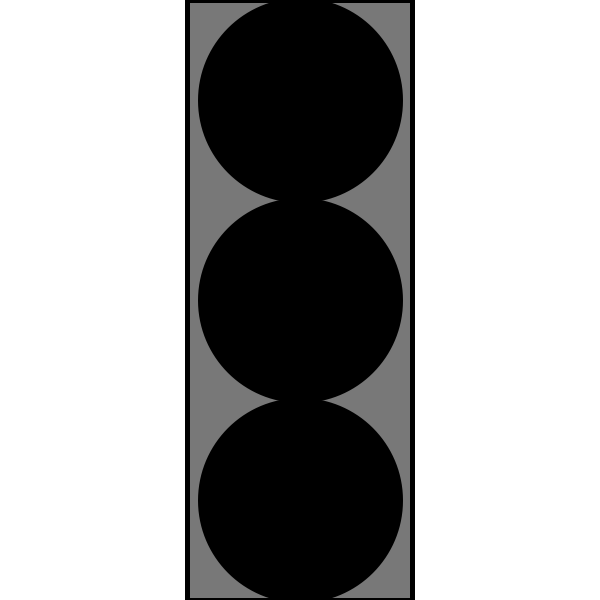
Frame 1 (no input)
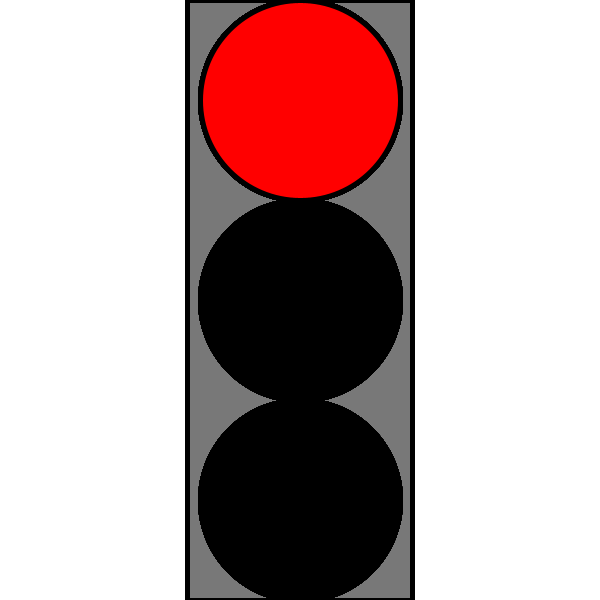
Frame 60 (the mouse pressed at the canvas centre just before this capture)
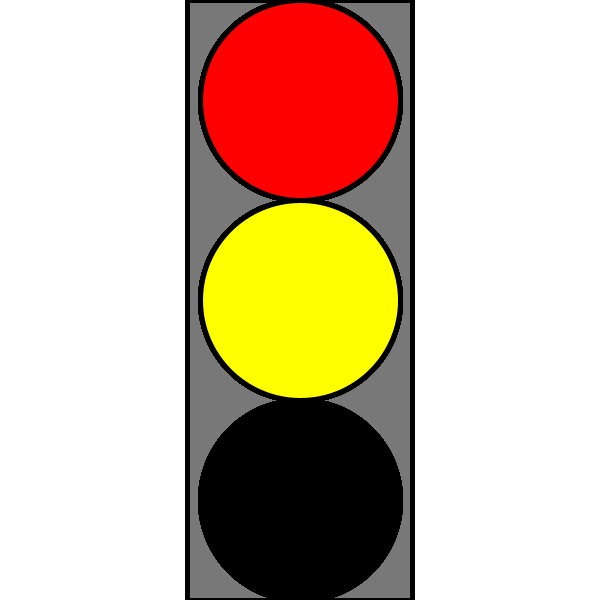
Frame 120 (the mouse held since frame 60 and released just before this capture)

The Processing sketch that drew these frames (run headless with seeded random() and noise(); from frame 60 on, the mouse is pressed at the canvas centre):

// Processing sketch: TaskSix
// ── TaskSix.pde
boolean red;
boolean yellow;
boolean green;
int redColorR;
int yellowColorR;
int yellowColorG;
int greenColorG;

void setup() {
  size(600,600);
  background(255);
  rectMode(CENTER);
  fill(120);
  strokeWeight(5);
  rect(width/2,height/2,width/8*3,height);
  red = true;
}

void draw() {
  frameRate(50);
  ellipseMode(CENTER);
  fill(redColorR,0,0);
  ellipse(width/2,height/6,width/3,height/3);
  fill(yellowColorR,yellowColorG,0);
  ellipse(width/2,height/6*3,width/3,height/3);
  fill(0,greenColorG,0);
  ellipse(width/2,height/6*5,width/3,height/3);
  
  switch(frameCount%400) {
    case 0:
      red = true;
      yellow = false;
      break;
    case 100:
      yellow = true;
      break;
    case 200:
      red = false;
      yellow = false;
      green = true;
      break;
    case 300:
      green = false;
      yellow = true;
  }
  
  if (green) {
    greenColorG = 255; }
  else if (!green) {
    greenColorG = 0; }
    
  if (red) {
    redColorR = 255; }
  else if (!red) {
    redColorR = 0; }
    
  if (yellow) {
    yellowColorR = 255;
    yellowColorG = 255; }
  else if (!yellow) {
    yellowColorR = 0;
    yellowColorG = 0; }
  
  //println(frameCount%400);
}
